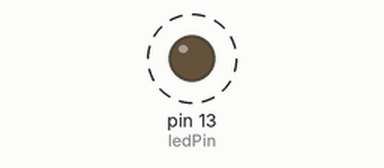
A sketch run on a simulated Arduino Uno, built with avr-gcc and run on an emulated ATmega328P. On the bench: output pins drawn as LEDs (lit = HIGH). Dashed ring = blinking.

Above: at 0.2 s.
Timing chart, 0 to 3.0 s (numbered marks = the images above):
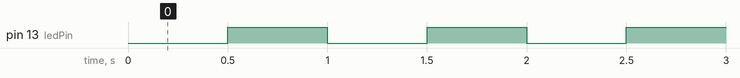

Measured:
- by itself, pin 13 (ledPin): alternates HIGH for 0.50 s and LOW for 0.50 s

The sketch:

500ms_code.ino
```cpp
#include <MsTimer2.h>

const int ledPin = 13;
volatile boolean state = true;

void setup()
{
  pinMode(ledPin, OUTPUT);
  MsTimer2::set(500,ledBlink);
  MsTimer2::start();

}

void loop()
{
  //statement ~
  //statement2
}

void ledBlink()
{
  digitalWrite(ledPin, state);
  state = !state;
}
```
